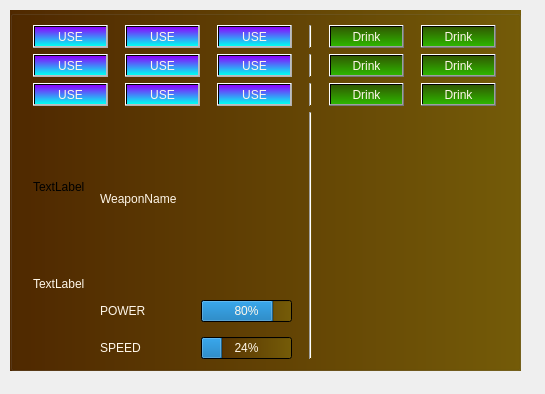
<?xml version="1.0" encoding="UTF-8"?>
<ui version="4.0">
 <class>InventoryUI</class>
 <widget class="QDialog" name="InventoryUI">
  <property name="geometry">
   <rect>
    <x>0</x>
    <y>0</y>
    <width>545</width>
    <height>394</height>
   </rect>
  </property>
  <property name="windowTitle">
   <string>Dialog</string>
  </property>
  <widget class="QGroupBox" name="groupBox">
   <property name="geometry">
    <rect>
     <x>10</x>
     <y>10</y>
     <width>511</width>
     <height>361</height>
    </rect>
   </property>
   <property name="styleSheet">
    <string notr="true">background:transparent;
background-color: qlineargradient(spread:pad, x1:0, y1:0, x2:1, y2:0, stop:0 rgba(80, 41, 0, 255), stop:1 rgba(117, 92, 8, 255));
gridline-color: qlineargradient(spread:pad, x1:0, y1:0, x2:1, y2:0, stop:0 rgba(49, 16, 0, 255), stop:1 rgba(107, 73, 0, 255));</string>
   </property>
   <property name="title">
    <string/>
   </property>
   <layout class="QGridLayout" name="gridLayout_2">
    <item row="2" column="4">
     <layout class="QVBoxLayout" name="potion_slot5">
      <item>
       <widget class="QPushButton" name="drink5">
        <property name="sizePolicy">
         <sizepolicy hsizetype="Fixed" vsizetype="Fixed">
          <horstretch>0</horstretch>
          <verstretch>0</verstretch>
         </sizepolicy>
        </property>
        <property name="styleSheet">
         <string notr="true">background:transparent;
background-color:qlineargradient(spread:pad, x1:0, y1:0, x2:0, y2:1, stop:0 rgba(49, 89, 1, 255), stop:1 rgba(46, 181, 0, 255));
font: 8pt &quot;Papyrus&quot;;
color:rgb(255, 247, 234)</string>
        </property>
        <property name="text">
         <string>Drink</string>
        </property>
        <property name="shortcut">
         <string>5</string>
        </property>
       </widget>
      </item>
     </layout>
    </item>
    <item row="2" column="5">
     <layout class="QVBoxLayout" name="potion_slot6">
      <item>
       <widget class="QPushButton" name="drink6">
        <property name="sizePolicy">
         <sizepolicy hsizetype="Fixed" vsizetype="Fixed">
          <horstretch>0</horstretch>
          <verstretch>0</verstretch>
         </sizepolicy>
        </property>
        <property name="styleSheet">
         <string notr="true">background:transparent;
background-color:qlineargradient(spread:pad, x1:0, y1:0, x2:0, y2:1, stop:0 rgba(49, 89, 1, 255), stop:1 rgba(46, 181, 0, 255));
font: 8pt &quot;Papyrus&quot;;
color:rgb(255, 247, 234)</string>
        </property>
        <property name="text">
         <string>Drink</string>
        </property>
        <property name="shortcut">
         <string>6</string>
        </property>
       </widget>
      </item>
     </layout>
    </item>
    <item row="0" column="4">
     <layout class="QVBoxLayout" name="potion_slot1">
      <item>
       <widget class="QPushButton" name="drink1">
        <property name="sizePolicy">
         <sizepolicy hsizetype="Fixed" vsizetype="Fixed">
          <horstretch>0</horstretch>
          <verstretch>0</verstretch>
         </sizepolicy>
        </property>
        <property name="styleSheet">
         <string notr="true">background:transparent;
background-color:qlineargradient(spread:pad, x1:0, y1:0, x2:0, y2:1, stop:0 rgba(49, 89, 1, 255), stop:1 rgba(46, 181, 0, 255));
font: 8pt &quot;Papyrus&quot;;
color:rgb(255, 247, 234)</string>
        </property>
        <property name="text">
         <string>Drink</string>
        </property>
        <property name="shortcut">
         <string>1</string>
        </property>
       </widget>
      </item>
     </layout>
    </item>
    <item row="0" column="5">
     <layout class="QVBoxLayout" name="potion_slot2">
      <item>
       <widget class="QPushButton" name="drink2">
        <property name="sizePolicy">
         <sizepolicy hsizetype="Fixed" vsizetype="Fixed">
          <horstretch>0</horstretch>
          <verstretch>0</verstretch>
         </sizepolicy>
        </property>
        <property name="styleSheet">
         <string notr="true">background:transparent;
background-color:qlineargradient(spread:pad, x1:0, y1:0, x2:0, y2:1, stop:0 rgba(49, 89, 1, 255), stop:1 rgba(46, 181, 0, 255));
font: 8pt &quot;Papyrus&quot;;
color:rgb(255, 247, 234)</string>
        </property>
        <property name="text">
         <string>Drink</string>
        </property>
        <property name="shortcut">
         <string>2</string>
        </property>
       </widget>
      </item>
     </layout>
    </item>
    <item row="0" column="3">
     <widget class="Line" name="line">
      <property name="sizePolicy">
       <sizepolicy hsizetype="Fixed" vsizetype="Preferred">
        <horstretch>0</horstretch>
        <verstretch>0</verstretch>
       </sizepolicy>
      </property>
      <property name="orientation">
       <enum>Qt::Vertical</enum>
      </property>
     </widget>
    </item>
    <item row="1" column="3">
     <widget class="Line" name="line_2">
      <property name="orientation">
       <enum>Qt::Vertical</enum>
      </property>
     </widget>
    </item>
    <item row="2" column="3">
     <widget class="Line" name="line_3">
      <property name="orientation">
       <enum>Qt::Vertical</enum>
      </property>
     </widget>
    </item>
    <item row="0" column="1">
     <layout class="QVBoxLayout" name="slot2">
      <item>
       <widget class="QPushButton" name="use_s2">
        <property name="enabled">
         <bool>false</bool>
        </property>
        <property name="sizePolicy">
         <sizepolicy hsizetype="Fixed" vsizetype="Fixed">
          <horstretch>0</horstretch>
          <verstretch>0</verstretch>
         </sizepolicy>
        </property>
        <property name="styleSheet">
         <string notr="true">background:transparent;
background-color:qlineargradient(spread:pad, x1:0, y1:0, x2:0, y2:1, stop:0 rgba(140, 1, 255, 255), stop:1 rgba(0, 255, 242, 255));
font: 8pt &quot;Papyrus&quot;;
color:rgb(255, 247, 234)
</string>
        </property>
        <property name="text">
         <string>USE</string>
        </property>
        <property name="shortcut">
         <string>2</string>
        </property>
       </widget>
      </item>
     </layout>
    </item>
    <item row="1" column="1">
     <layout class="QVBoxLayout" name="slot4">
      <item>
       <widget class="QPushButton" name="use_s4">
        <property name="enabled">
         <bool>false</bool>
        </property>
        <property name="sizePolicy">
         <sizepolicy hsizetype="Fixed" vsizetype="Fixed">
          <horstretch>0</horstretch>
          <verstretch>0</verstretch>
         </sizepolicy>
        </property>
        <property name="styleSheet">
         <string notr="true">background:transparent;
background-color:qlineargradient(spread:pad, x1:0, y1:0, x2:0, y2:1, stop:0 rgba(140, 1, 255, 255), stop:1 rgba(0, 255, 242, 255));
font: 8pt &quot;Papyrus&quot;;
color:rgb(255, 247, 234)</string>
        </property>
        <property name="text">
         <string>USE</string>
        </property>
        <property name="shortcut">
         <string>5</string>
        </property>
       </widget>
      </item>
     </layout>
    </item>
    <item row="1" column="2">
     <layout class="QVBoxLayout" name="slot5">
      <item>
       <widget class="QPushButton" name="use_s5">
        <property name="enabled">
         <bool>false</bool>
        </property>
        <property name="sizePolicy">
         <sizepolicy hsizetype="Fixed" vsizetype="Fixed">
          <horstretch>0</horstretch>
          <verstretch>0</verstretch>
         </sizepolicy>
        </property>
        <property name="styleSheet">
         <string notr="true">background:transparent;
background-color:qlineargradient(spread:pad, x1:0, y1:0, x2:0, y2:1, stop:0 rgba(140, 1, 255, 255), stop:1 rgba(0, 255, 242, 255));
font: 8pt &quot;Papyrus&quot;;
color:rgb(255, 247, 234)</string>
        </property>
        <property name="text">
         <string>USE</string>
        </property>
        <property name="shortcut">
         <string>6</string>
        </property>
       </widget>
      </item>
     </layout>
    </item>
    <item row="0" column="2">
     <layout class="QVBoxLayout" name="slot3">
      <item>
       <widget class="QPushButton" name="use_s3">
        <property name="enabled">
         <bool>false</bool>
        </property>
        <property name="sizePolicy">
         <sizepolicy hsizetype="Fixed" vsizetype="Fixed">
          <horstretch>0</horstretch>
          <verstretch>0</verstretch>
         </sizepolicy>
        </property>
        <property name="styleSheet">
         <string notr="true">background:transparent;
background-color:qlineargradient(spread:pad, x1:0, y1:0, x2:0, y2:1, stop:0 rgba(140, 1, 255, 255), stop:1 rgba(0, 255, 242, 255));
font: 8pt &quot;Papyrus&quot;;
color:rgb(255, 247, 234)</string>
        </property>
        <property name="text">
         <string>USE</string>
        </property>
        <property name="shortcut">
         <string>3</string>
        </property>
       </widget>
      </item>
     </layout>
    </item>
    <item row="2" column="1">
     <layout class="QVBoxLayout" name="slot8">
      <item>
       <widget class="QPushButton" name="use_s8">
        <property name="enabled">
         <bool>false</bool>
        </property>
        <property name="sizePolicy">
         <sizepolicy hsizetype="Fixed" vsizetype="Fixed">
          <horstretch>0</horstretch>
          <verstretch>0</verstretch>
         </sizepolicy>
        </property>
        <property name="styleSheet">
         <string notr="true">background:transparent;
background-color:qlineargradient(spread:pad, x1:0, y1:0, x2:0, y2:1, stop:0 rgba(140, 1, 255, 255), stop:1 rgba(0, 255, 242, 255));
font: 8pt &quot;Papyrus&quot;;
color:rgb(255, 247, 234)
</string>
        </property>
        <property name="text">
         <string>USE</string>
        </property>
        <property name="shortcut">
         <string>8</string>
        </property>
       </widget>
      </item>
     </layout>
    </item>
    <item row="1" column="0">
     <layout class="QVBoxLayout" name="slot6">
      <item>
       <widget class="QPushButton" name="use_s6">
        <property name="enabled">
         <bool>false</bool>
        </property>
        <property name="sizePolicy">
         <sizepolicy hsizetype="Fixed" vsizetype="Fixed">
          <horstretch>0</horstretch>
          <verstretch>0</verstretch>
         </sizepolicy>
        </property>
        <property name="styleSheet">
         <string notr="true">background:transparent;
background-color:qlineargradient(spread:pad, x1:0, y1:0, x2:0, y2:1, stop:0 rgba(140, 1, 255, 255), stop:1 rgba(0, 255, 242, 255));
font: 8pt &quot;Papyrus&quot;;
color:rgb(255, 247, 234)</string>
        </property>
        <property name="text">
         <string>USE</string>
        </property>
        <property name="shortcut">
         <string>4</string>
        </property>
       </widget>
      </item>
     </layout>
    </item>
    <item row="2" column="0">
     <layout class="QVBoxLayout" name="slot7">
      <item>
       <widget class="QPushButton" name="use_s7">
        <property name="enabled">
         <bool>false</bool>
        </property>
        <property name="sizePolicy">
         <sizepolicy hsizetype="Fixed" vsizetype="Fixed">
          <horstretch>0</horstretch>
          <verstretch>0</verstretch>
         </sizepolicy>
        </property>
        <property name="styleSheet">
         <string notr="true">background:transparent;
background-color:qlineargradient(spread:pad, x1:0, y1:0, x2:0, y2:1, stop:0 rgba(140, 1, 255, 255), stop:1 rgba(0, 255, 242, 255));
font: 8pt &quot;Papyrus&quot;;
color:rgb(255, 247, 234)
</string>
        </property>
        <property name="text">
         <string>USE</string>
        </property>
        <property name="shortcut">
         <string>7</string>
        </property>
       </widget>
      </item>
     </layout>
    </item>
    <item row="2" column="2">
     <layout class="QVBoxLayout" name="slot9">
      <item>
       <widget class="QPushButton" name="use_s9">
        <property name="enabled">
         <bool>false</bool>
        </property>
        <property name="sizePolicy">
         <sizepolicy hsizetype="Fixed" vsizetype="Fixed">
          <horstretch>0</horstretch>
          <verstretch>0</verstretch>
         </sizepolicy>
        </property>
        <property name="autoFillBackground">
         <bool>false</bool>
        </property>
        <property name="styleSheet">
         <string notr="true">background:transparent;
background-color:qlineargradient(spread:pad, x1:0, y1:0, x2:0, y2:1, stop:0 rgba(140, 1, 255, 255), stop:1 rgba(0, 255, 242, 255));
font: 8pt &quot;Papyrus&quot;;
color:rgb(255, 247, 234)
</string>
        </property>
        <property name="text">
         <string>USE</string>
        </property>
        <property name="shortcut">
         <string>9</string>
        </property>
       </widget>
      </item>
     </layout>
    </item>
    <item row="1" column="5">
     <layout class="QVBoxLayout" name="potion_slot4">
      <item>
       <widget class="QPushButton" name="drink4">
        <property name="sizePolicy">
         <sizepolicy hsizetype="Fixed" vsizetype="Fixed">
          <horstretch>0</horstretch>
          <verstretch>0</verstretch>
         </sizepolicy>
        </property>
        <property name="styleSheet">
         <string notr="true">background:transparent;
background-color:qlineargradient(spread:pad, x1:0, y1:0, x2:0, y2:1, stop:0 rgba(49, 89, 1, 255), stop:1 rgba(46, 181, 0, 255));
font: 8pt &quot;Papyrus&quot;;
color:rgb(255, 247, 234)</string>
        </property>
        <property name="text">
         <string>Drink</string>
        </property>
        <property name="shortcut">
         <string>4</string>
        </property>
       </widget>
      </item>
     </layout>
    </item>
    <item row="0" column="0">
     <layout class="QVBoxLayout" name="slot1">
      <property name="leftMargin">
       <number>0</number>
      </property>
      <property name="topMargin">
       <number>0</number>
      </property>
      <property name="rightMargin">
       <number>0</number>
      </property>
      <property name="bottomMargin">
       <number>0</number>
      </property>
      <item>
       <widget class="QPushButton" name="use_s1">
        <property name="enabled">
         <bool>false</bool>
        </property>
        <property name="sizePolicy">
         <sizepolicy hsizetype="Fixed" vsizetype="Fixed">
          <horstretch>0</horstretch>
          <verstretch>0</verstretch>
         </sizepolicy>
        </property>
        <property name="styleSheet">
         <string notr="true">background:transparent;
background-color:qlineargradient(spread:pad, x1:0, y1:0, x2:0, y2:1, stop:0 rgba(140, 1, 255, 255), stop:1 rgba(0, 255, 242, 255));
font: 8pt &quot;Papyrus&quot;;
color:rgb(255, 247, 234)</string>
        </property>
        <property name="text">
         <string>USE</string>
        </property>
        <property name="shortcut">
         <string>1</string>
        </property>
       </widget>
      </item>
     </layout>
    </item>
    <item row="1" column="4">
     <layout class="QVBoxLayout" name="potion_slot3">
      <item>
       <widget class="QPushButton" name="drink3">
        <property name="sizePolicy">
         <sizepolicy hsizetype="Fixed" vsizetype="Fixed">
          <horstretch>0</horstretch>
          <verstretch>0</verstretch>
         </sizepolicy>
        </property>
        <property name="styleSheet">
         <string notr="true">background:transparent;
background-color:qlineargradient(spread:pad, x1:0, y1:0, x2:0, y2:1, stop:0 rgba(49, 89, 1, 255), stop:1 rgba(46, 181, 0, 255));
font: 8pt &quot;Papyrus&quot;;
color:rgb(255, 247, 234)</string>
        </property>
        <property name="text">
         <string>Drink</string>
        </property>
        <property name="shortcut">
         <string>3</string>
        </property>
       </widget>
      </item>
     </layout>
    </item>
    <item row="3" column="0" colspan="3">
     <layout class="QHBoxLayout" name="aboutWeapon">
      <property name="spacing">
       <number>15</number>
      </property>
      <item>
       <layout class="QVBoxLayout" name="verticalLayout">
        <item>
         <widget class="QLabel" name="currentItemImg">
          <property name="sizePolicy">
           <sizepolicy hsizetype="Fixed" vsizetype="Fixed">
            <horstretch>0</horstretch>
            <verstretch>0</verstretch>
           </sizepolicy>
          </property>
          <property name="styleSheet">
           <string notr="true">background:transparent;
</string>
          </property>
          <property name="text">
           <string>TextLabel</string>
          </property>
         </widget>
        </item>
        <item>
         <widget class="QLabel" name="currentItemDesc">
          <property name="sizePolicy">
           <sizepolicy hsizetype="Fixed" vsizetype="Fixed">
            <horstretch>0</horstretch>
            <verstretch>0</verstretch>
           </sizepolicy>
          </property>
          <property name="styleSheet">
           <string notr="true">background:transparent;
font: 7pt &quot;Papyrus&quot;;
color:rgb(255, 247, 234)</string>
          </property>
          <property name="text">
           <string>TextLabel</string>
          </property>
          <property name="wordWrap">
           <bool>true</bool>
          </property>
         </widget>
        </item>
       </layout>
      </item>
      <item>
       <layout class="QVBoxLayout" name="verticalLayout_2">
        <item>
         <widget class="QLabel" name="currentWeaponLabel">
          <property name="styleSheet">
           <string notr="true">background:transparent;
font: 8pt &quot;Papyrus&quot;;
color:rgb(255, 247, 234)</string>
          </property>
          <property name="text">
           <string>WeaponName</string>
          </property>
         </widget>
        </item>
        <item>
         <layout class="QHBoxLayout" name="horizontalLayout_3">
          <item>
           <widget class="QLabel" name="weaponPower">
            <property name="styleSheet">
             <string notr="true">background:transparent;
font: 8pt &quot;MS Shell Dlg 2&quot;;
color:rgb(255, 247, 234)</string>
            </property>
            <property name="text">
             <string>POWER</string>
            </property>
           </widget>
          </item>
          <item>
           <widget class="QProgressBar" name="progressBar">
            <property name="sizePolicy">
             <sizepolicy hsizetype="Minimum" vsizetype="Fixed">
              <horstretch>0</horstretch>
              <verstretch>0</verstretch>
             </sizepolicy>
            </property>
            <property name="styleSheet">
             <string notr="true">

color:rgb(255, 247, 234)</string>
            </property>
            <property name="value">
             <number>80</number>
            </property>
            <property name="textVisible">
             <bool>true</bool>
            </property>
           </widget>
          </item>
         </layout>
        </item>
        <item>
         <layout class="QHBoxLayout" name="horizontalLayout_2">
          <item>
           <widget class="QLabel" name="weaponSpeed">
            <property name="styleSheet">
             <string notr="true">background:transparent;
font: 8pt &quot;MS Shell Dlg 2&quot;;
color:rgb(255, 247, 234)</string>
            </property>
            <property name="text">
             <string>SPEED</string>
            </property>
           </widget>
          </item>
          <item>
           <widget class="QProgressBar" name="progressBar_2">
            <property name="sizePolicy">
             <sizepolicy hsizetype="Minimum" vsizetype="Fixed">
              <horstretch>0</horstretch>
              <verstretch>0</verstretch>
             </sizepolicy>
            </property>
            <property name="styleSheet">
             <string notr="true">

color:rgb(255, 247, 234)</string>
            </property>
            <property name="value">
             <number>24</number>
            </property>
           </widget>
          </item>
         </layout>
        </item>
       </layout>
      </item>
     </layout>
    </item>
    <item row="3" column="3">
     <widget class="Line" name="line_4">
      <property name="orientation">
       <enum>Qt::Vertical</enum>
      </property>
     </widget>
    </item>
    <item row="3" column="5">
     <layout class="QVBoxLayout" name="verticalLayout_5">
      <item>
       <widget class="QLabel" name="potionImage">
        <property name="styleSheet">
         <string notr="true">background:transparent;

</string>
        </property>
        <property name="text">
         <string/>
        </property>
       </widget>
      </item>
      <item>
       <widget class="QLabel" name="potionName">
        <property name="styleSheet">
         <string notr="true">background:transparent;
font: 8pt &quot;Papyrus&quot;;
color:rgb(255, 247, 234)</string>
        </property>
        <property name="text">
         <string/>
        </property>
       </widget>
      </item>
      <item>
       <widget class="QLabel" name="potionDesc">
        <property name="styleSheet">
         <string notr="true">background:transparent;
font: 8pt &quot;Papyrus&quot;;
color:rgb(255, 247, 234)</string>
        </property>
        <property name="text">
         <string/>
        </property>
        <property name="wordWrap">
         <bool>true</bool>
        </property>
       </widget>
      </item>
     </layout>
    </item>
   </layout>
  </widget>
 </widget>
 <resources/>
 <connections/>
</ui>
